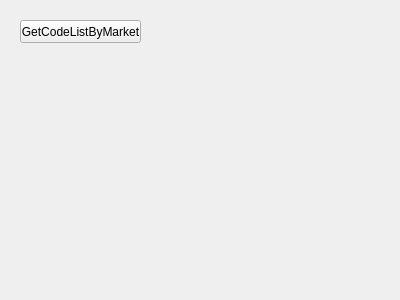
<?xml version="1.0" encoding="UTF-8"?>
<ui version="4.0">
 <class>CollectInfo</class>
 <widget class="QWidget" name="CollectInfo">
  <property name="geometry">
   <rect>
    <x>0</x>
    <y>0</y>
    <width>400</width>
    <height>300</height>
   </rect>
  </property>
  <property name="windowTitle">
   <string>Collect Info</string>
  </property>
  <widget class="QPushButton" name="button_get_code_list">
   <property name="geometry">
    <rect>
     <x>20</x>
     <y>20</y>
     <width>121</width>
     <height>23</height>
    </rect>
   </property>
   <property name="text">
    <string>GetCodeListByMarket</string>
   </property>
  </widget>
 </widget>
 <resources/>
 <connections/>
</ui>
